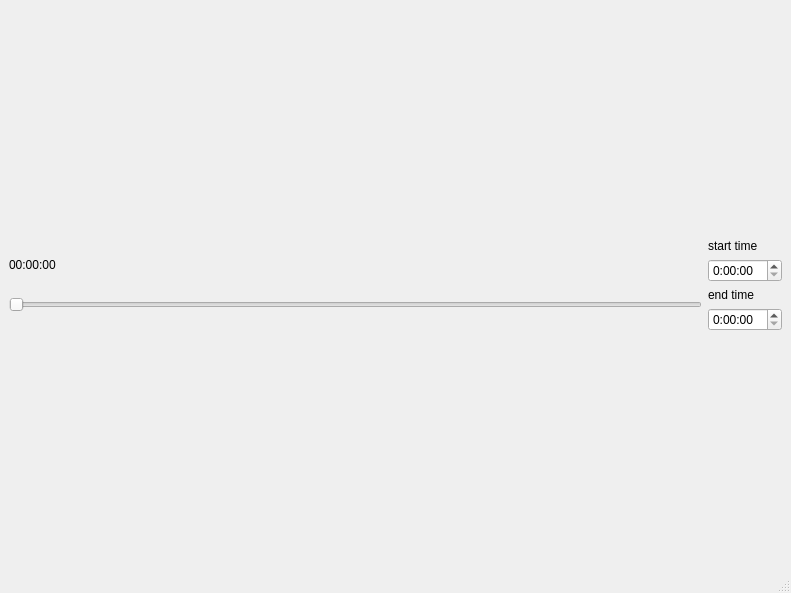
<?xml version="1.0" encoding="UTF-8"?>
<ui version="4.0">
 <class>MainWindow</class>
 <widget class="QMainWindow" name="MainWindow">
  <property name="geometry">
   <rect>
    <x>0</x>
    <y>0</y>
    <width>791</width>
    <height>593</height>
   </rect>
  </property>
  <property name="windowTitle">
   <string>MainWindow</string>
  </property>
  <widget class="QWidget" name="centralwidget">
   <layout class="QGridLayout" name="gridLayout_2">
    <item row="0" column="0">
     <layout class="QHBoxLayout" name="horizontalLayout_2">
      <item>
       <layout class="QVBoxLayout" name="verticalLayout_5">
        <item>
         <widget class="QLabel" name="label_current_time">
          <property name="sizePolicy">
           <sizepolicy hsizetype="Preferred" vsizetype="Fixed">
            <horstretch>0</horstretch>
            <verstretch>0</verstretch>
           </sizepolicy>
          </property>
          <property name="text">
           <string>00:00:00</string>
          </property>
         </widget>
        </item>
        <item>
         <widget class="QSlider" name="horizontalSlider">
          <property name="orientation">
           <enum>Qt::Horizontal</enum>
          </property>
         </widget>
        </item>
       </layout>
      </item>
      <item>
       <layout class="QVBoxLayout" name="verticalLayout_4">
        <item>
         <widget class="QLabel" name="label">
          <property name="sizePolicy">
           <sizepolicy hsizetype="Preferred" vsizetype="Fixed">
            <horstretch>0</horstretch>
            <verstretch>0</verstretch>
           </sizepolicy>
          </property>
          <property name="text">
           <string>start time</string>
          </property>
         </widget>
        </item>
        <item>
         <widget class="QTimeEdit" name="timeEdit_start_time">
          <property name="displayFormat">
           <string>H:mm:ss</string>
          </property>
         </widget>
        </item>
        <item>
         <widget class="QLabel" name="label_2">
          <property name="sizePolicy">
           <sizepolicy hsizetype="Preferred" vsizetype="Fixed">
            <horstretch>0</horstretch>
            <verstretch>0</verstretch>
           </sizepolicy>
          </property>
          <property name="text">
           <string>end time</string>
          </property>
         </widget>
        </item>
        <item>
         <widget class="QTimeEdit" name="timeEdit_end_time">
          <property name="currentSection">
           <enum>QDateTimeEdit::HourSection</enum>
          </property>
          <property name="displayFormat">
           <string>H:mm:ss</string>
          </property>
         </widget>
        </item>
       </layout>
      </item>
     </layout>
    </item>
   </layout>
  </widget>
  <widget class="QMenuBar" name="menubar">
   <property name="geometry">
    <rect>
     <x>0</x>
     <y>0</y>
     <width>791</width>
     <height>22</height>
    </rect>
   </property>
  </widget>
  <widget class="QStatusBar" name="statusbar"/>
 </widget>
 <resources/>
 <connections/>
</ui>
